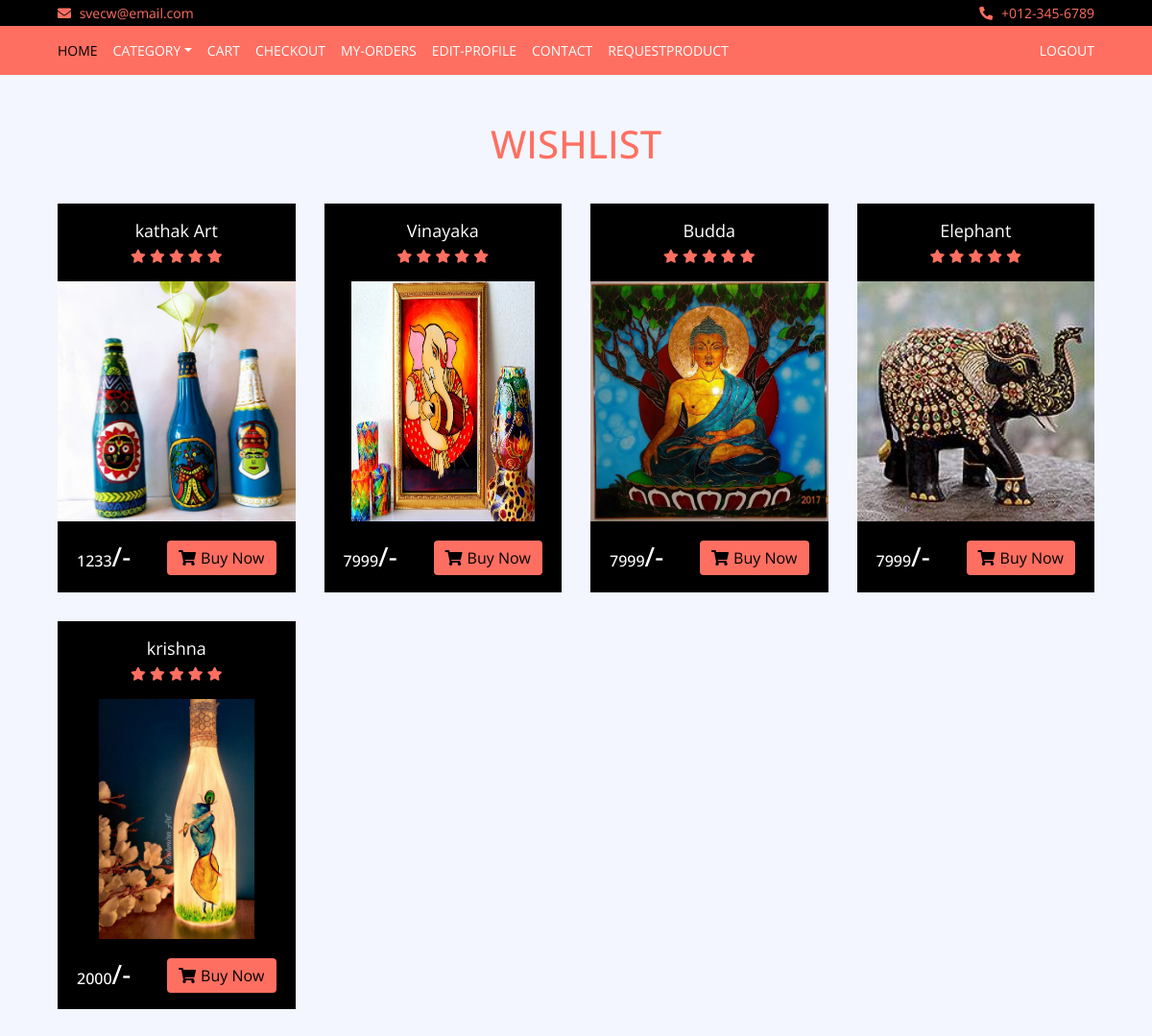
Before: /Toys/wishlist/ (signed in) with the older database file.
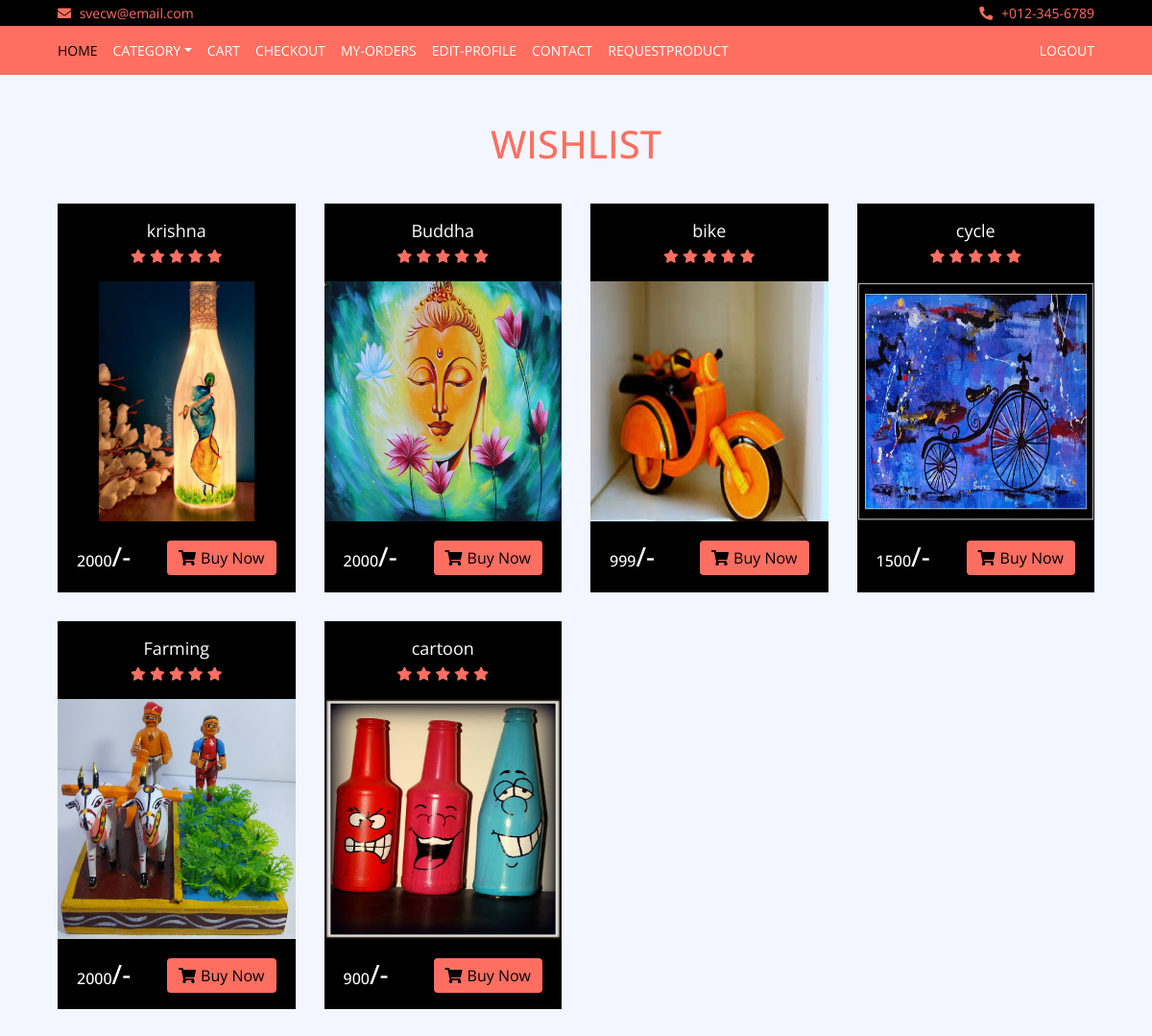
After: the same page with the newer database file.
### Toys/models.py (models this page shows, shortened)
class Wishlist(models.Model):
    product = models.ForeignKey(Product, on_delete=models.CASCADE, default=None)
    customer = models.ForeignKey(Customer, on_delete=models.SET_NULL, blank=True, null=True)

class Product(models.Model):
	Name=models.CharField(max_length=20,unique=True)
	Image = models.ImageField(upload_to='images/',unique=True)
	Price=models.IntegerField()
	Category=models.CharField(choices = CATEGORY_CHOICES, max_length=20)
	Description = models.TextField()
	Quantity = models.IntegerField()

### Toys/views.py (the view)
# urls.py: path('wishlist/',views.wishlist,name='wishlist'),
def wishlist(req):
	if req.user.is_authenticated:
		data=Wishlist.objects.filter(customer=req.user)
		return render(req,'wishlist.html',{'data':data})
	return redirect('login')

### Toys/templates/wishlist.html (shortened to what this page needs)
{% load static%}
<!DOCTYPE html>
<html lang="en">
    <head>
        <link href="https://stackpath.bootstrapcdn.com/bootstrap/4.4.1/css/bootstrap.min.css" rel="stylesheet">
        <link href="https://cdnjs.cloudflare.com/ajax/libs/font-awesome/5.10.0/css/all.min.css" rel="stylesheet">
        <link href="{% static 'lib/slick/slick.css' %}" rel="stylesheet">
        <link href="{% static 'lib/slick/slick-theme.css' %}" rel="stylesheet">
        {% load static %}
        <link href="{% static 'style.css' %}" rel="stylesheet" type="text/css">
           </head>
    </head>
    <body>
        <div class="top-bar">
            <div class="container-fluid">
                <div class="row">
                    <div class="col-sm-6">
                        <i class="fa fa-envelope"></i>
                        svecw@email.com
                    </div>
                    <div class="col-sm-6">
                        <i class="fa fa-phone-alt"></i>
                        +012-345-6789
                    </div>
                </div>
            </div>
        </div>
        <div class="nav">
            <div class="container-fluid">
                <nav class="navbar navbar-expand-md bg-dark navbar-dark">
                    <div class="collapse navbar-collapse justify-content-between" id="navbarCollapse" style="padding-top: 7px;padding-bottom: 7px">
                        <div class="navbar-nav mr-auto" >
                            <a href="{% url 'home'%}" class="nav-item nav-link active">Home</a>
                            <div class="nav-item dropdown">
                                <a href="#" class="nav-link dropdown-toggle" data-toggle="dropdown">Category</a>
                            </div>
                            <a href="{% url 'cart'%}" class="nav-item nav-link">cart</a>
                            <a href="{% url 'checkout'%}" class="nav-item nav-link">Checkout</a>
                            <a href="{% url 'orders'%}" class="nav-item nav-link">My-Orders</a>
                            <a href="{% url 'Edit'%}" class="nav-item nav-link">Edit-Profile</a>
                            <a href="{% url 'contact'%}" class="nav-item nav-link">Contact</a>
                            <a href="{% url 'requestProduct'%}" class="nav-item nav-link">RequestProduct</a>
                        </div>
                        <div class="navbar-nav ml-auto">
                            <a href="{% url 'logout'%}" style="padding-left: 200px" class="nav-item nav-link">Logout</a>
                            </div>
                        </div>
                    </div>
            </div>
        <br>
        <br>
        <h3 style="text-align: center;font-size: 40px;color:  #FF6F61">WISHLIST</h3>
        <div class="product-view">
            <div class="container-fluid">
                <div class="row">
                {% for hotel in data %}
                <div class="col-md-3">
                                <div class="product-item">
                                    <div class="product-title">
                                        <a href="#">{{hotel.product.Name}}</a>
                                        <div class="ratting">
                                            <i class="fa fa-star"></i>
                                            <i class="fa fa-star"></i>
                                            <i class="fa fa-star"></i>
                                            <i class="fa fa-star"></i>
                                            <i class="fa fa-star"></i>
                                        </div>
                                    </div>
                                    <div class="product-image">
                                        <a href="product-detail.html">
                                            <img src="{{ hotel.product.Image.url }}" alt="Product Image" class="img-responsive" style="height:250px">
                                        </a>
                                    <div class="product-price">
                                        <h3><span>{{hotel.product.Price}}</span>/-</h3>
                                        <a class="btn" href="{% url 'cartAdd' hotel.product.id %}"><i class="fa fa-shopping-cart"></i>Buy Now</a>
                                    </div>
                                </div>
                            </div>
                            </div>
                            {% endfor %}
                        </div>
                    </div>
    </body>
</html>

### Toys/assets/style.css (style rules this page uses)
body { color: #353535; font-family: 'Open Sans', sans-serif; font-weight: 400; background: #f3f6ff; }
a { color: #FF6F61; }
@media (min-width: 992px) { .container-fluid { padding-right: 60px; padding-left: 60px; } }
.btn { color: #FF6F61; background: #ffffff; border: 1px solid #FF6F61; }
.top-bar { padding: 3px 0; font-size: 14px; color: #FF6F61; background: #000000; }
.top-bar i { margin-right: 5px; }
.top-bar .col-sm-6:first-child { text-align: left; }
.top-bar .col-sm-6:last-child { text-align: right; }
.nav { position: relative; }
@media (min-width: 992px) { .nav .container-fluid { padding-left: 52px; padding-right: 52px; } }
.nav .navbar { height: 100%; padding: 0; }
@media (min-width: 768px) { .nav, .nav .navbar { background: #FF6F61 !important; } }
@media (min-width: 768px) { .nav .navbar-dark a.nav-link { color: #ffffff; font-size: 14px; text-transform: uppercase; } }
@media (min-width: 768px) { .nav .navbar-dark a.nav-link:hover, .nav .navbar-dark a.nav-link.active { color: #000000; } }
.product-item { position: relative; }
.product-item .product-title { padding: 15px; text-align: center; background: #000000; transition: all .3s; }
.product-item .product-title a, .product-item .product-title .ratting { position: relative; width: 100%; }
.product-item .product-title a { margin-bottom: 5px; color: #ffffff; font-size: 18px; }
.product-item .product-title .ratting i { font-size: 14px; color: #FF6F61; }
.product-item .product-image { position: relative; overflow: hidden; }
.product-item .product-image a { display: block; background: #ffffff; transition: .3s; }
.product-item .product-image img { width: 100%; transition: all .3s; }
.product-item .product-price { padding: 20px; background: #000000; transition: all .3s; }
.product-item .product-price h3 { display: inline-block; color: #ffffff; margin: 0; }
.product-item .product-price h3 span { font-size: 16px; }
.product-item .product-price .btn { float: right; border: none; color: #000000; background: #FF6F61; }
.product-item .product-price .btn i { margin-right: 5px; }
.product-view { position: relative; width: 100%; padding: 30px 0; }
.product-view .product-item { margin-bottom: 30px; }

Changed rows visible on the page:
removed Wishlist: product.Name "kathak Art", product.Image (picture), product.Price "1233"
removed Wishlist: product.Name "Vinayaka", product.Image (placeholder picture), product.Price "7999"
removed Wishlist: product.Name "Budda", product.Image (picture), product.Price "7999"
removed Wishlist: product.Name "Elephant", product.Image (picture), product.Price "7999"
added Wishlist: product.Name "Buddha", product.Image (picture), product.Price "2000"
added Wishlist: product.Name "bike", product.Image (picture), product.Price "999"
added Wishlist: product.Name "cycle", product.Image (picture), product.Price "1500"
added Wishlist: product.Name "Farming", product.Image (picture), product.Price "2000"
added Wishlist: product.Name "cartoon", product.Image (picture), product.Price "900"
